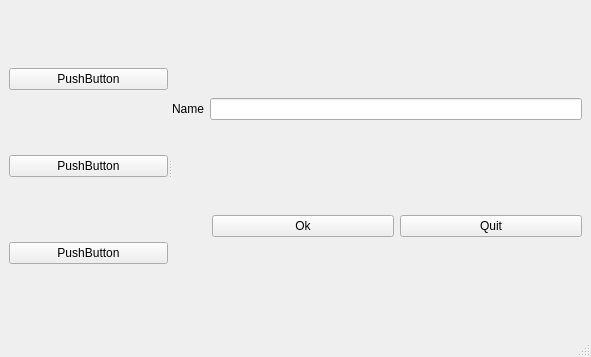
<?xml version="1.0" encoding="UTF-8"?>
<ui version="4.0">
 <class>MainWindow</class>
 <widget class="QMainWindow" name="MainWindow">
  <property name="geometry">
   <rect>
    <x>0</x>
    <y>0</y>
    <width>591</width>
    <height>357</height>
   </rect>
  </property>
  <property name="windowTitle">
   <string>MainWindow</string>
  </property>
  <widget class="QWidget" name="centralwidget">
   <layout class="QVBoxLayout" name="verticalLayout_3">
    <item>
     <widget class="QSplitter" name="splitter">
      <property name="orientation">
       <enum>Qt::Orientation::Horizontal</enum>
      </property>
      <widget class="QWidget" name="">
       <layout class="QVBoxLayout" name="verticalLayout_2">
        <item>
         <widget class="QPushButton" name="pushButton_3">
          <property name="text">
           <string>PushButton</string>
          </property>
         </widget>
        </item>
        <item>
         <widget class="QPushButton" name="pushButton_4">
          <property name="text">
           <string>PushButton</string>
          </property>
         </widget>
        </item>
        <item>
         <widget class="QPushButton" name="pushButton_5">
          <property name="text">
           <string>PushButton</string>
          </property>
         </widget>
        </item>
       </layout>
      </widget>
      <widget class="QWidget" name="">
       <layout class="QVBoxLayout" name="verticalLayout">
        <item>
         <layout class="QHBoxLayout" name="horizontalLayout">
          <item>
           <widget class="QLabel" name="label">
            <property name="text">
             <string>Name</string>
            </property>
           </widget>
          </item>
          <item>
           <widget class="QLineEdit" name="lineEdit"/>
          </item>
         </layout>
        </item>
        <item>
         <layout class="QHBoxLayout" name="horizontalLayout_2">
          <item>
           <spacer name="horizontalSpacer">
            <property name="orientation">
             <enum>Qt::Orientation::Horizontal</enum>
            </property>
            <property name="sizeType">
             <enum>QSizePolicy::Policy::Preferred</enum>
            </property>
            <property name="sizeHint" stdset="0">
             <size>
              <width>40</width>
              <height>20</height>
             </size>
            </property>
           </spacer>
          </item>
          <item>
           <widget class="QPushButton" name="pushButton">
            <property name="text">
             <string>Ok</string>
            </property>
           </widget>
          </item>
          <item>
           <widget class="QPushButton" name="pushButton_2">
            <property name="text">
             <string>Quit</string>
            </property>
           </widget>
          </item>
         </layout>
        </item>
       </layout>
      </widget>
     </widget>
    </item>
   </layout>
  </widget>
  <widget class="QMenuBar" name="menubar">
   <property name="geometry">
    <rect>
     <x>0</x>
     <y>0</y>
     <width>591</width>
     <height>22</height>
    </rect>
   </property>
  </widget>
  <widget class="QStatusBar" name="statusbar"/>
 </widget>
 <tabstops>
  <tabstop>lineEdit</tabstop>
  <tabstop>pushButton_2</tabstop>
  <tabstop>pushButton_3</tabstop>
  <tabstop>pushButton_5</tabstop>
  <tabstop>pushButton</tabstop>
  <tabstop>pushButton_4</tabstop>
 </tabstops>
 <resources/>
 <connections/>
</ui>
